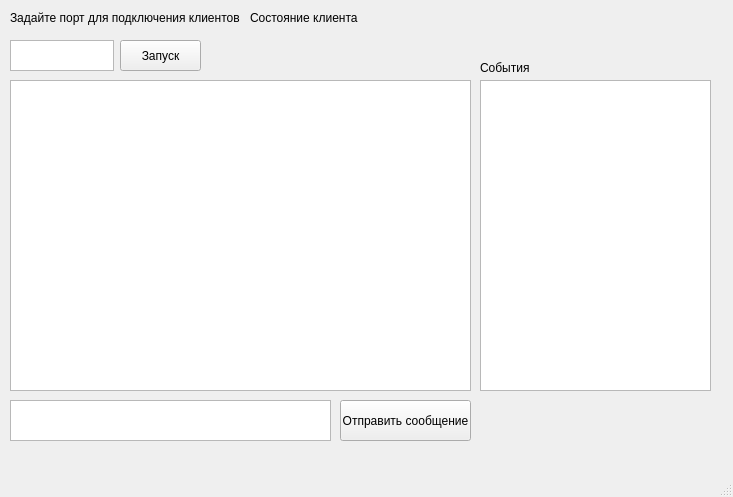
<?xml version="1.0" encoding="UTF-8"?>
<ui version="4.0">
 <class>MainWindow</class>
 <widget class="QMainWindow" name="MainWindow">
  <property name="geometry">
   <rect>
    <x>0</x>
    <y>0</y>
    <width>733</width>
    <height>497</height>
   </rect>
  </property>
  <property name="windowTitle">
   <string>MainWindow</string>
  </property>
  <widget class="QWidget" name="centralwidget">
   <widget class="QTextEdit" name="textEdit">
    <property name="geometry">
     <rect>
      <x>10</x>
      <y>40</y>
      <width>104</width>
      <height>31</height>
     </rect>
    </property>
   </widget>
   <widget class="QLabel" name="label">
    <property name="geometry">
     <rect>
      <x>10</x>
      <y>10</y>
      <width>231</width>
      <height>16</height>
     </rect>
    </property>
    <property name="text">
     <string>Задайте порт для подключения клиентов</string>
    </property>
   </widget>
   <widget class="QLabel" name="label_2">
    <property name="geometry">
     <rect>
      <x>250</x>
      <y>10</y>
      <width>141</width>
      <height>16</height>
     </rect>
    </property>
    <property name="text">
     <string>Состояние клиента</string>
    </property>
   </widget>
   <widget class="QLabel" name="clientOnlineLabel">
    <property name="geometry">
     <rect>
      <x>250</x>
      <y>40</y>
      <width>111</width>
      <height>21</height>
     </rect>
    </property>
    <property name="text">
     <string/>
    </property>
   </widget>
   <widget class="QTextBrowser" name="chatTextBrowser">
    <property name="geometry">
     <rect>
      <x>10</x>
      <y>80</y>
      <width>461</width>
      <height>311</height>
     </rect>
    </property>
   </widget>
   <widget class="QTextEdit" name="textEdit_2">
    <property name="geometry">
     <rect>
      <x>10</x>
      <y>400</y>
      <width>321</width>
      <height>41</height>
     </rect>
    </property>
   </widget>
   <widget class="QPushButton" name="pushButton">
    <property name="geometry">
     <rect>
      <x>340</x>
      <y>400</y>
      <width>131</width>
      <height>41</height>
     </rect>
    </property>
    <property name="text">
     <string>Отправить сообщение</string>
    </property>
   </widget>
   <widget class="QPushButton" name="pushButton_2">
    <property name="geometry">
     <rect>
      <x>120</x>
      <y>40</y>
      <width>81</width>
      <height>31</height>
     </rect>
    </property>
    <property name="text">
     <string>Запуск</string>
    </property>
   </widget>
   <widget class="QTextBrowser" name="chatTextBrowser_2">
    <property name="geometry">
     <rect>
      <x>480</x>
      <y>80</y>
      <width>231</width>
      <height>311</height>
     </rect>
    </property>
   </widget>
   <widget class="QLabel" name="label_3">
    <property name="geometry">
     <rect>
      <x>480</x>
      <y>60</y>
      <width>231</width>
      <height>16</height>
     </rect>
    </property>
    <property name="text">
     <string>События</string>
    </property>
   </widget>
  </widget>
  <widget class="QMenuBar" name="menubar">
   <property name="geometry">
    <rect>
     <x>0</x>
     <y>0</y>
     <width>733</width>
     <height>21</height>
    </rect>
   </property>
  </widget>
  <widget class="QStatusBar" name="statusbar"/>
 </widget>
 <resources/>
 <connections/>
</ui>
